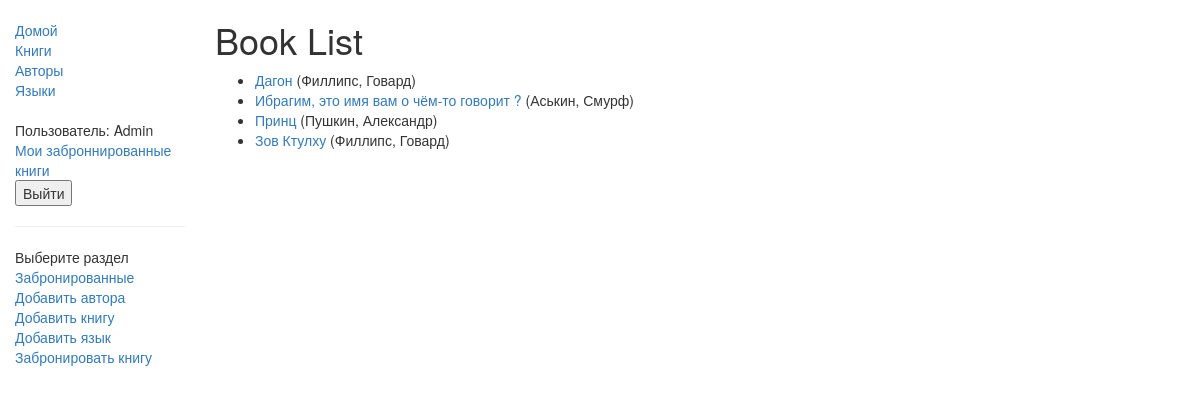
Page /catalog/books/ (signed in) on the committed database.
### catalog/models.py (models this page shows, shortened)
class Book(models.Model):
    title = models.CharField(max_length=200)
    author = models.ForeignKey('Author', on_delete=models.SET_NULL, null=True)
    """
    # Используется внешний ключ(ForeignKey), потому что у книги может быть только один автор, но у авторов может быть несколько книг
    # Автор в виде строки, а не объекта, поскольку он еще не был объявлен в файле.
    """
    summary = models.TextField(max_length=1000, help_text="Enter a brief description of the book")
    isbn = models.CharField('ISBN',max_length=13, help_text='13 Character <a href="https://www.isbn-international.org/content/what-isbn">ISBN number</a>')
    genre = models.ManyToManyField(Genre, help_text="Select a genre for this book")
    """
    # ManyToManyField(многие ко многим) используется потому, что жанр может содержать много книг. Книги могут охватывать много жанров.
    # Класс жанра уже определен, поэтому мы можем указать объект, указанный выше.
    """
    def get_absolute_url(self):
        return reverse('book-detail', args=[str(self.id)])
    def display_genre(self):
        """
        Creates a string for the Genre. This is required to display genre in Admin.
        """
        return ', '.join([genre.name for genre in self.genre.all()[:3]])
    display_genre.short_description = 'Genre'

class Author(models.Model):
    first_name = models.CharField(max_length=100)
    last_name = models.CharField(max_length=100)
    date_of_birth = models.DateField(null=True, blank=True)
    date_of_death = models.DateField('Died', null=True, blank=True)
    def __str__(self):
        return '%s, %s' % (self.last_name, self.first_name)

### catalog/views.py (the view)
# urls.py: path('books/', views.BookListView.as_view(), name='books'),
class BookListView(generic.ListView):
    model = Book

### catalog/templates/catalog/book_list.html
{% extends "base_generic.html" %}
{% block content %}
    <h1>Book List</h1>
    {% if book_list %}
    <ul>
      {% for book in book_list %}
      <li>
        <a href="{{ book.get_absolute_url }}">{{ book.title }}</a> ({{book.author}})
      </li>
      {% endfor %}
    </ul>
    {% else %}
      <p>В библиотеке книг нет.</p>
    {% endif %}
{% endblock %}

### catalog/templates/base_generic.html (shortened to what this page needs)
<!doctype html>
<html lang="en">
  <head>
    <link
      rel="stylesheet"
      href="https://maxcdn.bootstrapcdn.com/bootstrap/3.3.7/css/bootstrap.min.css" />
    {% load static %}
    <link rel="stylesheet" href="{% static 'css/styles.css' %}" />
  </head>
  <body>
    <div class="container-fluid">
      <div class="row">
        <div class="col-sm-2">
          {% block sidebar %}
            <ul class="sidebar-nav">
              <li><a href="{% url 'index' %}">Домой</a></li>
              <li><a href="{% url 'books' %}">Книги</a></li>
              <li><a href="{% url 'authors' %}">Авторы</a></li>
              <li><a href="{% url 'languages' %}">Языки</a></li>
              <br>
              {% if user.is_authenticated %}
              <li>Пользователь: {{ user.get_username }}</li>
              <li><a href="{% url 'my-borrowed' %}">Мои заброннированные книги</a></li>
              <form id="logout-form" method="post" action="{% url 'logout' %}">
                <button type="submit">Выйти</button>
              </form>
              {% else %}
                <form id="login-form" method="post" action="{% url 'login' %}">
                  {% csrf_token %}
                <button type="submit">Войти</button>
              </form>
              {% endif %}
                {% if user.is_staff %}
       <hr>
       <ul class="sidebar-nav">
       <li>Выберите раздел</li>
       <li><a href="{% url 'all-borrowed' %}">Забронированные</a></li>
       {% if perms.catalog.add_author %}
         <li><a href="{% url 'author-create' %}">Добавить автора</a></li>
       {% endif %}
       {% if perms.catalog.add_book %}
       <li><a href="{% url 'book-create' %}">Добавить книгу</a></li>
       {% endif %}
           {% if perms.catalog.add_book %}
       <li><a href="{% url 'language-create' %}">Добавить язык</a></li>
           {% endif %}
           {% if perms.catalog.add_book %}
        <li><a href="{% url 'reserve-book' %}">Забронировать книгу</a></li>
       {% endif %}
       {% endif %}
            </ul>
          {% endblock %}
        </ul></div>
        <div class="col-sm-10 ">{% block content %}{% endblock %}</div>
      </div>
    </div>
  </body>
</html>

### catalog/static/css/styles.css (style rules this page uses)
.sidebar-nav { margin-top: 20px; padding: 0; list-style: none; }

### rows in the picture
Book: title "Дагон", author "Филлипс, Говард"
Book: title "Ибрагим, это имя вам о чём-то говорит ?", author "Аськин, Смурф"
Book: title "Принц", author "Пушкин, Александр"
Book: title "Зов Ктулху", author "Филлипс, Говард"

### other values in the picture
{{ user.get_username }} "Admin"
